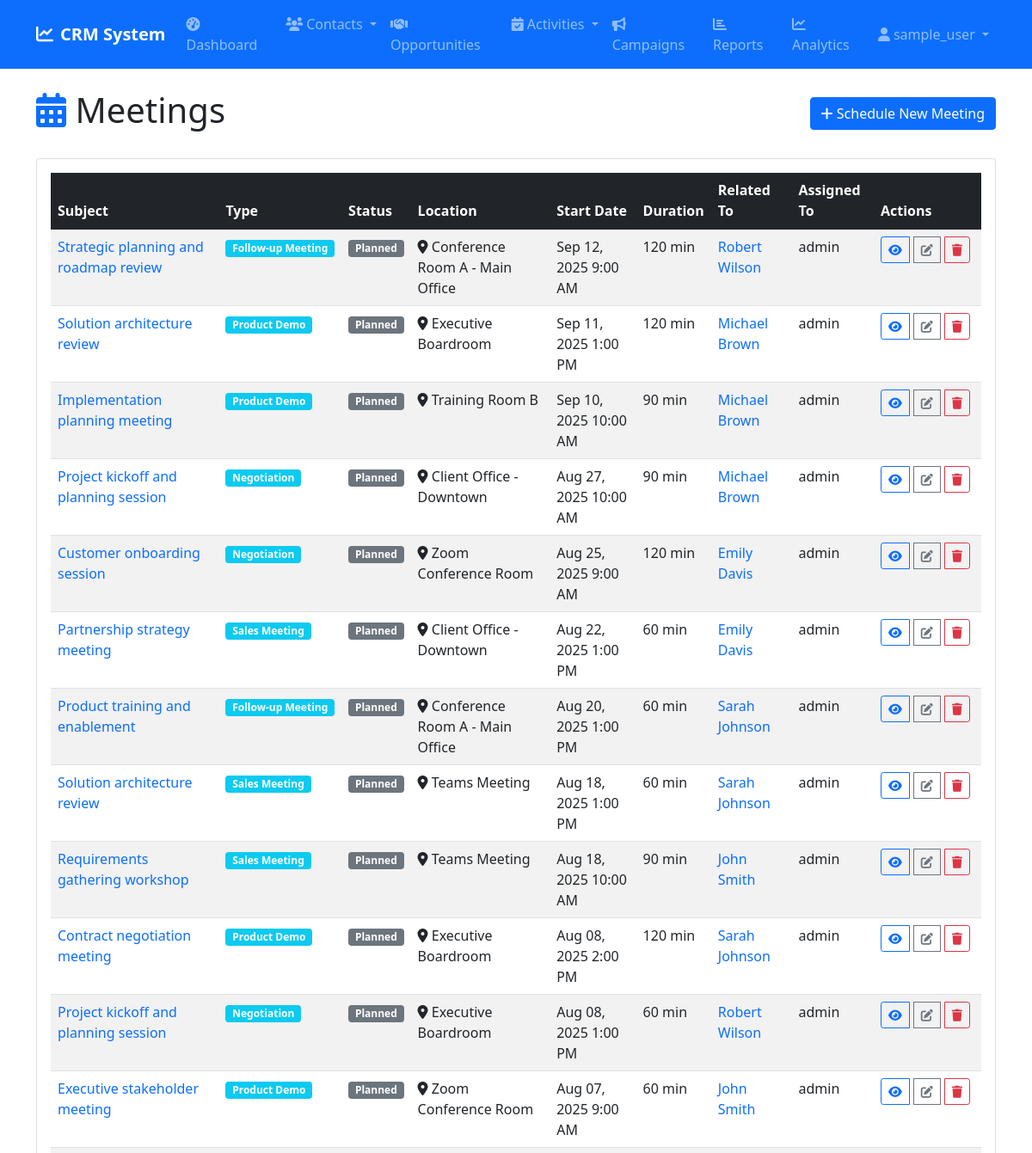
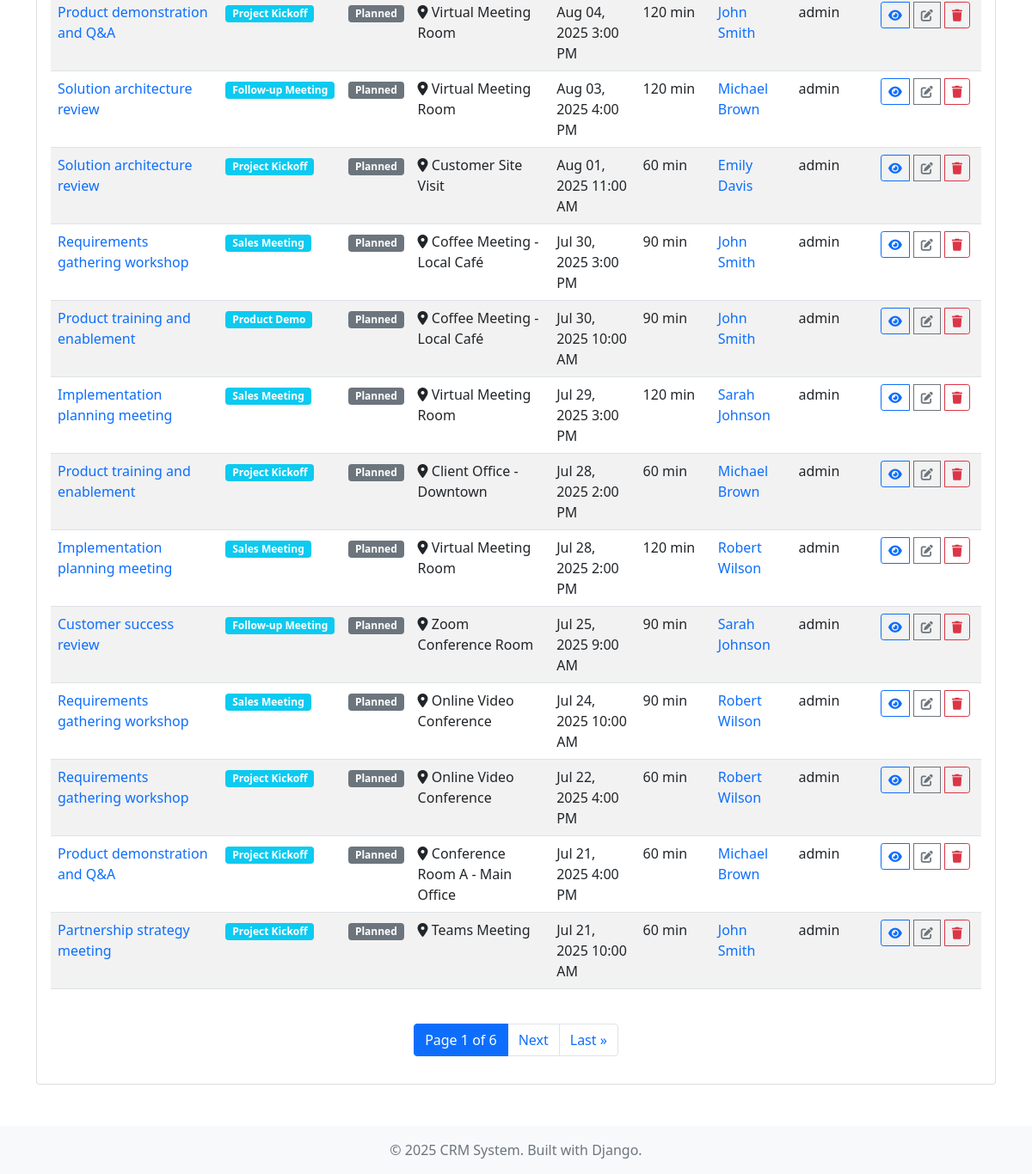
/tasks/meetings/ (signed in), run on the app's committed database (2 pictures, top to bottom).
### tasks/models.py (models this page shows, shortened)
class Meeting(models.Model):
    STATUS_CHOICES = [
        ('planned', 'Planned'),
        ('in_progress', 'In Progress'),
        ('completed', 'Completed'),
        ('cancelled', 'Cancelled'),
        ('postponed', 'Postponed'),
        ('no_show', 'No Show'),
    ]
    MEETING_TYPE_CHOICES = [
        ('sales_meeting', 'Sales Meeting'),
        ('demo', 'Product Demo'),
        ('follow_up', 'Follow-up Meeting'),
        ('negotiation', 'Negotiation'),
        ('kickoff', 'Project Kickoff'),
        ('review', 'Review Meeting'),
        ('training', 'Training'),
        ('other', 'Other'),
    ]
    subject = models.CharField(max_length=200)
    meeting_type = models.CharField(max_length=15, choices=MEETING_TYPE_CHOICES, default='sales_meeting')
    status = models.CharField(max_length=15, choices=STATUS_CHOICES, default='planned')
    location = models.CharField(max_length=200, blank=True, help_text="Meeting location or 'Online'")
    meeting_url = models.URLField(blank=True, help_text="Video conference URL")
    start_datetime = models.DateTimeField()
    end_datetime = models.DateTimeField()
    duration_minutes = models.PositiveIntegerField(null=True, blank=True, help_text="Planned duration in minutes")
    agenda = models.TextField(blank=True, help_text="Meeting agenda")
    meeting_notes = models.TextField(blank=True, help_text="Notes taken during/after the meeting")
    outcome = models.TextField(blank=True, help_text="Meeting outcome and next steps")
    primary_contact = models.ForeignKey('contacts.Contact', on_delete=models.CASCADE, null=True, blank=True, related_name='primary_meetings')
    attendees_notes = models.TextField(blank=True, help_text="List of attendees")
    related_account = models.ForeignKey('accounts.Account', on_delete=models.CASCADE, null=True, blank=True, related_name='meetings')
    related_contact = models.ForeignKey('contacts.Contact', on_delete=models.CASCADE, null=True, blank=True, related_name='meetings')
    related_lead = models.ForeignKey('leads.Lead', on_delete=models.CASCADE, null=True, blank=True, related_name='meetings')
    related_opportunity = models.ForeignKey('opportunities.Opportunity', on_delete=models.CASCADE, null=True, blank=True, related_name='meetings')
    assigned_to = models.ForeignKey(User, on_delete=models.CASCADE, related_name='assigned_meetings')
    created_by = models.ForeignKey(User, on_delete=models.SET_NULL, null=True, blank=True, related_name='created_meetings')
    created_at = models.DateTimeField(auto_now_add=True)
    updated_at = models.DateTimeField(auto_now=True)
    class Meta:
        ordering = ['-start_datetime']
    @property
    def is_overdue(self):
        return self.start_datetime < timezone.now() and not self.is_completed
    @property
    def related_object(self):
        if self.related_contact:
            return self.related_contact
        elif self.related_lead:
            return self.related_lead
        elif self.related_account:
            return self.related_account
        elif self.related_opportunity:
            return self.related_opportunity
        return None

### contacts/models.py (models this page shows, shortened)
class Contact(models.Model):
    SALUTATIONS = [
        ('mr', 'Mr.'),
        ('mrs', 'Mrs.'),
        ('ms', 'Ms.'),
        ('dr', 'Dr.'),
        ('prof', 'Prof.'),
    ]
    salutation = models.CharField(max_length=10, choices=SALUTATIONS, blank=True)
    first_name = models.CharField(max_length=100)
    last_name = models.CharField(max_length=100)
    title = models.CharField(max_length=100, blank=True)
    email = models.EmailField()
    phone = models.CharField(max_length=20, blank=True)
    mobile = models.CharField(max_length=20, blank=True)
    fax = models.CharField(max_length=20, blank=True)
    mailing_street = models.TextField(blank=True)
    mailing_city = models.CharField(max_length=100, blank=True)
    mailing_state = models.CharField(max_length=100, blank=True)
    mailing_postal_code = models.CharField(max_length=20, blank=True)
    mailing_country = models.CharField(max_length=100, blank=True)
    other_street = models.TextField(blank=True)
    other_city = models.CharField(max_length=100, blank=True)
    other_state = models.CharField(max_length=100, blank=True)
    other_postal_code = models.CharField(max_length=20, blank=True)
    other_country = models.CharField(max_length=100, blank=True)
    account = models.ForeignKey(Account, on_delete=models.CASCADE, related_name='contacts')
    reports_to = models.ForeignKey('self', on_delete=models.SET_NULL, null=True, blank=True)
    department = models.CharField(max_length=100, blank=True)
    lead_source = models.CharField(max_length=100, blank=True)
    do_not_call = models.BooleanField(default=False)
    email_opt_out = models.BooleanField(default=False)
    description = models.TextField(blank=True)
    assigned_to = models.ForeignKey(User, on_delete=models.SET_NULL, null=True, blank=True)
    created_by = models.ForeignKey(User, on_delete=models.SET_NULL, null=True, blank=True, related_name='created_contacts')
    created_at = models.DateTimeField(auto_now_add=True)
    updated_at = models.DateTimeField(auto_now=True)
    class Meta:
        ordering = ['last_name', 'first_name']
    def __str__(self):
        return f"{self.first_name} {self.last_name}"
    def get_absolute_url(self):
        return reverse('contacts:detail', kwargs={'pk': self.pk})

### tasks/views.py (the view)
# urls.py: path('meetings/', views.MeetingListView.as_view(), name='meeting_list'),
class MeetingListView(LoginRequiredMixin, ListView):
    model = Meeting
    template_name = 'tasks/meeting_list.html'
    context_object_name = 'meetings'
    paginate_by = 25
    def get_queryset(self):
        return Meeting.objects.select_related('assigned_to', 'primary_contact', 'related_account').order_by('-start_datetime')

### templates/tasks/meeting_list.html (shortened to what this page needs)
{% extends 'base.html' %}
{% block content %}
<div class="d-flex justify-content-between align-items-center mb-4">
    <h1><i class="fas fa-calendar-alt text-primary"></i> Meetings</h1>
    <a href="{% url 'tasks:meeting_create' %}" class="btn btn-primary">
        <i class="fas fa-plus"></i> Schedule New Meeting
    </a>
</div>
<div class="card">
    <div class="card-body">
        <div class="table-responsive">
            <table class="table table-striped table-hover">
                <thead class="table-dark">
                    <tr>
                        <th>Subject</th>
                        <th>Type</th>
                        <th>Status</th>
                        <th>Location</th>
                        <th>Start Date</th>
                        <th>Duration</th>
                        <th>Related To</th>
                        <th>Assigned To</th>
                        <th>Actions</th>
                    </tr>
                </thead>
                <tbody>
                    {% for meeting in meetings %}
                    <tr>
                        <td>
                            <a href="{% url 'tasks:meeting_detail' meeting.pk %}" class="text-decoration-none">
                                {{ meeting.subject }}
                            </a>
                        </td>
                        <td>
                            <span class="badge bg-info">
                                {{ meeting.get_meeting_type_display }}
                            </span>
                        </td>
                        <td>
                            <span class="badge
                                {% if meeting.status == 'completed' %}bg-success
                                {% elif meeting.status == 'in_progress' %}bg-warning
                                {% elif meeting.status == 'cancelled' %}bg-danger
                                {% elif meeting.status == 'postponed' %}bg-warning
                                {% elif meeting.status == 'no_show' %}bg-danger
                                {% else %}bg-secondary{% endif %}">
                                {{ meeting.get_status_display }}
                            </span>
                        </td>
                        <td>
                            {% if meeting.location %}
                                <i class="fas fa-map-marker-alt"></i> {{ meeting.location }}
                            {% elif meeting.meeting_url %}
                                <i class="fas fa-video"></i> Online
                            {% else %}
                                <span class="text-muted">-</span>
                            {% endif %}
                        </td>
                        <td>
                            {{ meeting.start_datetime|date:"M d, Y g:i A" }}
                        </td>
                        <td>
                            {% if meeting.duration_minutes %}
                                {{ meeting.duration_minutes }} min
                            {% else %}
                                <span class="text-muted">-</span>
                            {% endif %}
                        </td>
                        <td>
                            {% if meeting.related_object %}
                                <a href="{{ meeting.related_object.get_absolute_url }}" class="text-decoration-none">
                                    {{ meeting.related_object }}
                                </a>
                            {% else %}
                                <span class="text-muted">-</span>
                            {% endif %}
                        </td>
                        <td>{{ meeting.assigned_to.get_full_name|default:meeting.assigned_to.username }}</td>
                        <td>
                            <div class="btn-group btn-group-sm" role="group">
                                <a href="{% url 'tasks:meeting_detail' meeting.pk %}" class="btn btn-outline-primary btn-sm" title="View">
                                    <i class="fas fa-eye"></i>
                                </a>
                                <a href="{% url 'tasks:meeting_edit' meeting.pk %}" class="btn btn-outline-secondary btn-sm" title="Edit">
                                    <i class="fas fa-edit"></i>
                                </a>
                                <a href="{% url 'tasks:meeting_delete' meeting.pk %}" class="btn btn-outline-danger btn-sm" title="Delete">
                                    <i class="fas fa-trash"></i>
                                </a>
                            </div>
                        </td>
                    </tr>
                    {% endfor %}
                </tbody>
            </table>
        </div>
        {% if is_paginated %}
        <nav aria-label="Page navigation">
            <ul class="pagination justify-content-center mt-4">
                <li class="page-item active">
                    <span class="page-link">
                        Page {{ page_obj.number }} of {{ page_obj.paginator.num_pages }}
                    </span>
                </li>
                {% if page_obj.has_next %}
                    <li class="page-item">
                        <a class="page-link" href="?page={{ page_obj.next_page_number }}">Next</a>
                    </li>
                    <li class="page-item">
                        <a class="page-link" href="?page={{ page_obj.paginator.num_pages }}">Last &raquo;</a>
                    </li>
                {% endif %}
            </ul>
        </nav>
        {% endif %}
    </div>
</div>
{% endblock %}

### templates/base.html (shortened to what this page needs)
<!DOCTYPE html>
<html lang="en">
<head>
    <link href="https://cdn.jsdelivr.net/npm/bootstrap@5.1.3/dist/css/bootstrap.min.css" rel="stylesheet">
    <link href="https://cdnjs.cloudflare.com/ajax/libs/font-awesome/6.0.0/css/all.min.css" rel="stylesheet">
    {% load static %}
    <link href="{% static 'css/custom.css' %}" rel="stylesheet">
</head>
<body>
    <nav class="navbar navbar-expand-lg navbar-dark bg-primary">
        <div class="container">
            <a class="navbar-brand" href="{% url 'dashboard:home' %}">
                <i class="fas fa-chart-line me-2"></i>CRM System
            </a>
            {% if user.is_authenticated %}
            <div class="collapse navbar-collapse" id="navbarNav">
                <ul class="navbar-nav me-auto">
                    <li class="nav-item">
                        <a class="nav-link" href="{% url 'dashboard:home' %}">
                            <i class="fas fa-tachometer-alt me-1"></i>Dashboard
                        </a>
                    </li>
                    <li class="nav-item dropdown">
                        <a class="nav-link dropdown-toggle" href="#" role="button" data-bs-toggle="dropdown">
                            <i class="fas fa-users me-1"></i>Contacts
                        </a>
                    </li>
                    <li class="nav-item">
                        <a class="nav-link" href="{% url 'opportunities:list' %}">
                            <i class="fas fa-handshake me-1"></i>Opportunities
                        </a>
                    </li>
                    <li class="nav-item dropdown">
                        <a class="nav-link dropdown-toggle" href="#" role="button" data-bs-toggle="dropdown">
                            <i class="fas fa-calendar-check me-1"></i>Activities
                        </a>
                    </li>
                    <li class="nav-item">
                        <a class="nav-link" href="{% url 'campaigns:list' %}">
                            <i class="fas fa-bullhorn me-1"></i>Campaigns
                        </a>
                    </li>
                    <li class="nav-item">
                        <a class="nav-link" href="{% url 'dashboard:reports' %}">
                            <i class="fas fa-chart-bar me-1"></i>Reports
                        </a>
                    </li>
                    <li class="nav-item">
                        <a class="nav-link" href="{% url 'dashboard:analytics' %}">
                            <i class="fas fa-chart-line me-1"></i>Analytics
                        </a>
                    </li>
                </ul>
                <ul class="navbar-nav">
                    <li class="nav-item dropdown">
                        <a class="nav-link dropdown-toggle" href="#" role="button" data-bs-toggle="dropdown">
                            <i class="fas fa-user me-1"></i>{{ user.username }}
                        </a>
                    </li>
                </ul>
            </div>
            {% endif %}
        </div>
    </nav>
    <main class="container my-4">
        {% block content %}
        {% endblock %}
    </main>
    <footer class="bg-light text-center py-3 mt-5">
        <div class="container">
            <p class="text-muted mb-0">&copy; 2025 CRM System. Built with Django.</p>
        </div>
    </footer>
</body>
</html>

### static/css/custom.css (style rules this page uses)
.navbar-brand { font-weight: bold; }
.btn-sm { margin-right: 5px; }

### data on the page
Meeting: subject "Strategic planning and roadmap review", meeting_type "Follow-up Meeting", status "Planned", location "Conference Room A - Main Office", start_datetime "Sep 12, 2025 9:00 AM", duration_minutes "120", related_object "Robert Wilson", assigned_to.get_full_name "admin"
Meeting: subject "Solution architecture review", meeting_type "Product Demo", status "Planned", location "Executive Boardroom", start_datetime "Sep 11, 2025 1:00 PM", duration_minutes "120", related_object "Michael Brown", assigned_to.get_full_name "admin"
Meeting: subject "Implementation planning meeting", meeting_type "Product Demo", status "Planned", location "Training Room B", start_datetime "Sep 10, 2025 10:00 AM", duration_minutes "90", related_object "Michael Brown", assigned_to.get_full_name "admin"
Meeting: subject "Project kickoff and planning session", meeting_type "Negotiation", status "Planned", location "Client Office - Downtown", start_datetime "Aug 27, 2025 10:00 AM", duration_minutes "90", related_object "Michael Brown", assigned_to.get_full_name "admin"
Meeting: subject "Customer onboarding session", meeting_type "Negotiation", status "Planned", location "Zoom Conference Room", start_datetime "Aug 25, 2025 9:00 AM", duration_minutes "120", related_object "Emily Davis", assigned_to.get_full_name "admin"
Meeting: subject "Partnership strategy meeting", meeting_type "Sales Meeting", status "Planned", location "Client Office - Downtown", start_datetime "Aug 22, 2025 1:00 PM", duration_minutes "60", related_object "Emily Davis", assigned_to.get_full_name "admin"
Meeting: subject "Product training and enablement", meeting_type "Follow-up Meeting", status "Planned", location "Conference Room A - Main Office", start_datetime "Aug 20, 2025 1:00 PM", duration_minutes "60", related_object "Sarah Johnson", assigned_to.get_full_name "admin"
Meeting: subject "Solution architecture review", meeting_type "Sales Meeting", status "Planned", location "Teams Meeting", start_datetime "Aug 18, 2025 1:00 PM", duration_minutes "60", related_object "Sarah Johnson", assigned_to.get_full_name "admin"
Meeting: subject "Requirements gathering workshop", meeting_type "Sales Meeting", status "Planned", location "Teams Meeting", start_datetime "Aug 18, 2025 10:00 AM", duration_minutes "90", related_object "John Smith", assigned_to.get_full_name "admin"
Meeting: subject "Contract negotiation meeting", meeting_type "Product Demo", status "Planned", location "Executive Boardroom", start_datetime "Aug 08, 2025 2:00 PM", duration_minutes "120", related_object "Sarah Johnson", assigned_to.get_full_name "admin"
Meeting: subject "Project kickoff and planning session", meeting_type "Negotiation", status "Planned", location "Executive Boardroom", start_datetime "Aug 08, 2025 1:00 PM", duration_minutes "60", related_object "Robert Wilson", assigned_to.get_full_name "admin"
Meeting: subject "Executive stakeholder meeting", meeting_type "Product Demo", status "Planned", location "Zoom Conference Room", start_datetime "Aug 07, 2025 9:00 AM", duration_minutes "60", related_object "John Smith", assigned_to.get_full_name "admin"
Meeting: subject "Product demonstration and Q&A", meeting_type "Project Kickoff", status "Planned", location "Virtual Meeting Room", start_datetime "Aug 04, 2025 3:00 PM", duration_minutes "120", related_object "John Smith", assigned_to.get_full_name "admin"
Meeting: subject "Solution architecture review", meeting_type "Follow-up Meeting", status "Planned", location "Virtual Meeting Room", start_datetime "Aug 03, 2025 4:00 PM", duration_minutes "120", related_object "Michael Brown", assigned_to.get_full_name "admin"
Meeting: subject "Solution architecture review", meeting_type "Project Kickoff", status "Planned", location "Customer Site Visit", start_datetime "Aug 01, 2025 11:00 AM", duration_minutes "60", related_object "Emily Davis", assigned_to.get_full_name "admin"
Meeting: subject "Requirements gathering workshop", meeting_type "Sales Meeting", status "Planned", location "Coffee Meeting - Local Café", start_datetime "Jul 30, 2025 3:00 PM", duration_minutes "90", related_object "John Smith", assigned_to.get_full_name "admin"
Meeting: subject "Product training and enablement", meeting_type "Product Demo", status "Planned", location "Coffee Meeting - Local Café", start_datetime "Jul 30, 2025 10:00 AM", duration_minutes "90", related_object "John Smith", assigned_to.get_full_name "admin"
Meeting: subject "Implementation planning meeting", meeting_type "Sales Meeting", status "Planned", location "Virtual Meeting Room", start_datetime "Jul 29, 2025 3:00 PM", duration_minutes "120", related_object "Sarah Johnson", assigned_to.get_full_name "admin"
Meeting: subject "Product training and enablement", meeting_type "Project Kickoff", status "Planned", location "Client Office - Downtown", start_datetime "Jul 28, 2025 2:00 PM", duration_minutes "60", related_object "Michael Brown", assigned_to.get_full_name "admin"
Meeting: subject "Implementation planning meeting", meeting_type "Sales Meeting", status "Planned", location "Virtual Meeting Room", start_datetime "Jul 28, 2025 2:00 PM", duration_minutes "120", related_object "Robert Wilson", assigned_to.get_full_name "admin"
Meeting: subject "Customer success review", meeting_type "Follow-up Meeting", status "Planned", location "Zoom Conference Room", start_datetime "Jul 25, 2025 9:00 AM", duration_minutes "90", related_object "Sarah Johnson", assigned_to.get_full_name "admin"
Meeting: subject "Requirements gathering workshop", meeting_type "Sales Meeting", status "Planned", location "Online Video Conference", start_datetime "Jul 24, 2025 10:00 AM", duration_minutes "90", related_object "Robert Wilson", assigned_to.get_full_name "admin"
Meeting: subject "Requirements gathering workshop", meeting_type "Project Kickoff", status "Planned", location "Online Video Conference", start_datetime "Jul 22, 2025 4:00 PM", duration_minutes "60", related_object "Robert Wilson", assigned_to.get_full_name "admin"
Meeting: subject "Product demonstration and Q&A", meeting_type "Project Kickoff", status "Planned", location "Conference Room A - Main Office", start_datetime "Jul 21, 2025 4:00 PM", duration_minutes "60", related_object "Michael Brown", assigned_to.get_full_name "admin"
Meeting: subject "Partnership strategy meeting", meeting_type "Project Kickoff", status "Planned", location "Teams Meeting", start_datetime "Jul 21, 2025 10:00 AM", duration_minutes "60", related_object "John Smith", assigned_to.get_full_name "admin"

### other printed values
{{ user.username }} "sample_user"
{{ page_obj.number }} "1"
{{ page_obj.paginator.num_pages }} "6"
